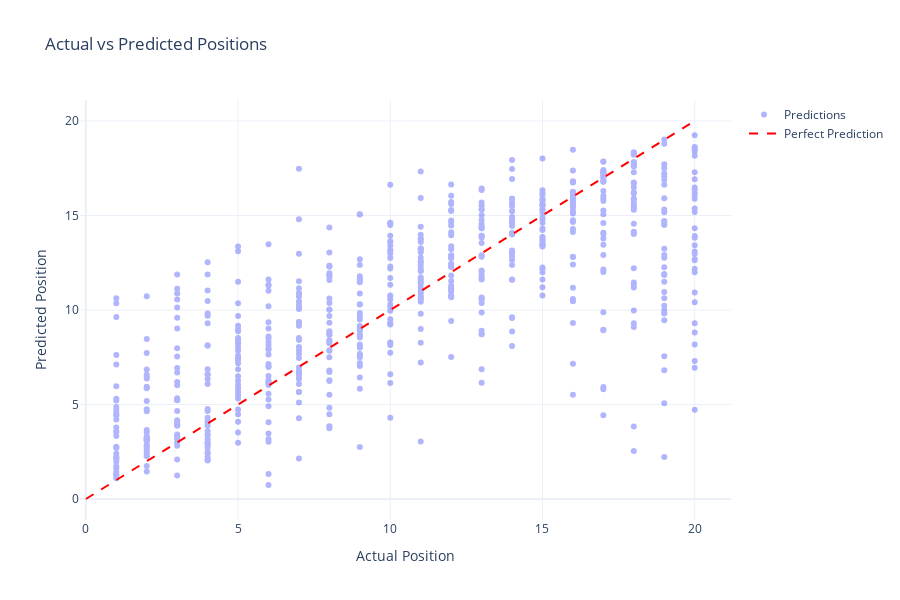

The notebook cell saved with this chart:
### Code cell
# Position comparison plot
fig = go.Figure()

fig.add_trace(
    go.Scatter(
        x=results_df['Actual'],
        y=results_df['Predicted'],
        mode='markers',
        opacity=0.5,
        name='Predictions'
    )
)

# Perfect prediction line
fig.add_trace(
    go.Scatter(
        x=[0, 20],
        y=[0, 20],
        mode='lines',
        line=dict(dash='dash', color='red'),
        name='Perfect Prediction'
    )
)

fig.update_layout(
    title='Actual vs Predicted Positions',
    xaxis_title='Actual Position',
    yaxis_title='Predicted Position',
    showlegend=True,
    height=600
)

fig.show()

### Figure 1 — Plotly figure (JSON) as saved in the notebook; plotly's stock layout.template omitted (floating-point values rounded to 4 significant figures; data arrays with more than 128 entries replaced by an {"elided": "..."} marker saying what was removed)
{"data": [{"mode": "markers", "name": "Predictions", "opacity": 0.5, "type": "scatter", "x": {"elided": "664 int values"}, "y": {"elided": "664 float values"}}, {"line": {"color": "red", "dash": "dash"}, "mode": "lines", "name": "Perfect Prediction", "type": "scatter", "x": [0, 20], "y": [0, 20]}], "layout": {"height": 600, "showlegend": true, "title": {"text": "Actual vs Predicted Positions"}, "xaxis": {"title": {"text": "Actual Position"}}, "yaxis": {"title": {"text": "Predicted Position"}}}}
